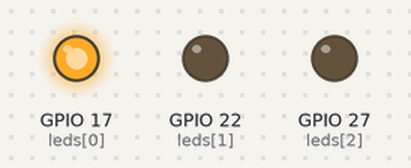
A program run on a simulated Raspberry Pi (BCM pin numbers). Parts: output pins drawn as LEDs (lit = HIGH).

Above: at 0.5 s.
At 2.5 s:
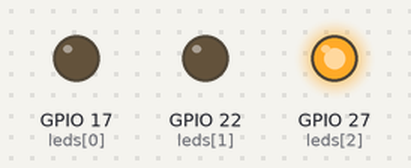
At 4.5 s:
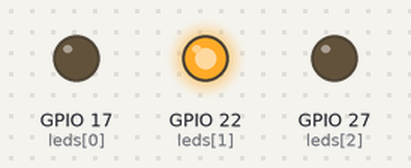
Timing chart, 0 to 6.5 s (numbered marks = the images above):
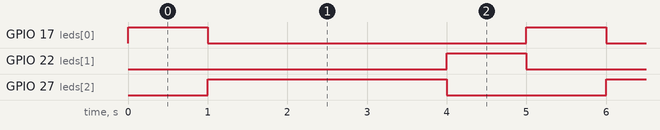

The program:

traffic_lights.py
```python
from gpiozero import PWMLED
from signal import pause
from time import sleep

leds = [PWMLED(17), PWMLED(22), PWMLED(27)]

def start_traffic_lights():
	while True:
		leds[0].value = 1
		sleep(1)
		leds[0].value = 0
		leds[2].value = 1
		sleep(3)
		leds[2].value = 0
		leds[1].value = 1
		sleep(1)
		leds[1].value = 0

if __name__ == "__main__":
	start_traffic_lights()
```

Measured:
- by itself, GPIO 17 (leds[0]), GPIO 22 (leds[1]): alternates HIGH for 1.0 s and LOW for 4.0 s
- by itself, GPIO 27 (leds[2]): alternates HIGH for 3.0 s and LOW for 2.0 s
- by itself, everything shown: repeats every 5.0 s, in 3 steps
